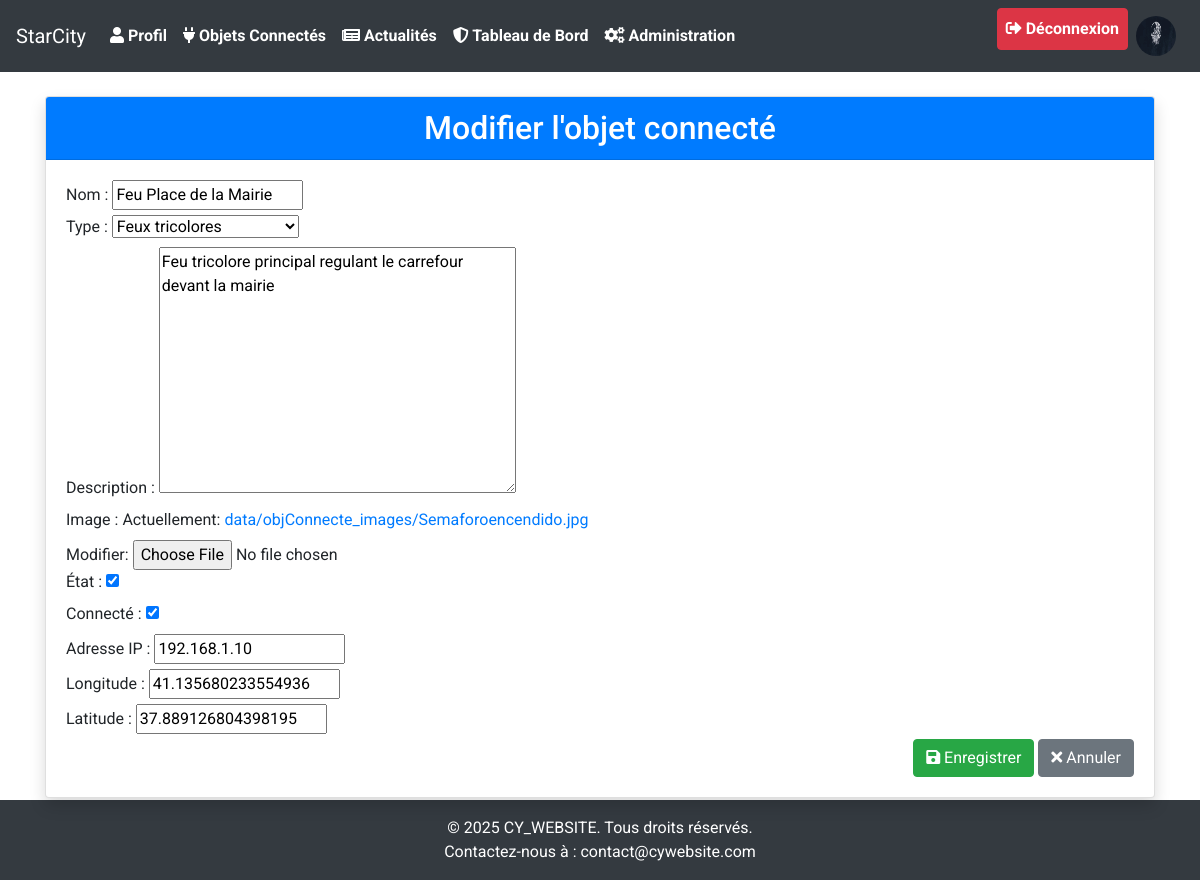
Page /objets_connectés/edit/1/ (signed in) on the committed database.
### news/models.py (models this page shows)
class SiteAppearance(models.Model):
    PRIMARY_COLOR_CHOICES = [
        ('#1e2a47', 'Bleu foncé (défaut)'),
        ('#28a745', 'Vert'),
        ('#dc3545', 'Rouge'),
        ('#ffc107', 'Jaune'),
        ('#17a2b8', 'Bleu clair'),
        ('#6610f2', 'Violet'),
        ('#fd7e14', 'Orange'),
        ('#343a40', 'Noir'),
    ]
    FONT_CHOICES = [
        ('Roboto, sans-serif', 'Roboto (défaut)'),
        ('Arial, sans-serif', 'Arial'),
        ('Helvetica, sans-serif', 'Helvetica'),
        ('Times New Roman, serif', 'Times New Roman'),
        ('Georgia, serif', 'Georgia'),
        ('Courier New, monospace', 'Courier New'),
    ]
    primary_color = models.CharField(max_length=20, choices=PRIMARY_COLOR_CHOICES, default='#1e2a47')
    font_family = models.CharField(max_length=50, choices=FONT_CHOICES, default='Roboto, sans-serif')
    enable_animations = models.BooleanField(default=True)
    site_title = models.CharField(max_length=100, default='StarCity')
    footer_text = models.CharField(max_length=200, default='© 2025 CY_WEBSITE. Tous droits réservés.')
    class Meta:
        verbose_name = "Apparence du site"
        verbose_name_plural = "Apparence du site"
    @classmethod
    def get_current(cls):
        appearance, created = cls.objects.get_or_create(pk=1)
        return appearance

### user/models.py (models this page shows, shortened)
class User(AbstractUser):
    profile_picture = models.ImageField(
        upload_to='data/profile_pictures/',
        blank=True,
        null=True,
        help_text="Téléchargez une image de profil (formats acceptés : JPEG, PNG)."
    )
    groups = models.ManyToManyField(
        'auth.Group',
        related_name='custom_user_set',  # Nom unique pour éviter les conflits
        blank=True
    )
    user_permissions = models.ManyToManyField(
        'auth.Permission',
        related_name='custom_user_permissions_set',  # Nom unique pour éviter les conflits
        blank=True
    )
    XP_LEVEL_CHOICES = [
        ('simple', 'Simple'),
        ('intermediate', 'Intermédiaire'),  # Nouveau niveau ajouté
        ('complex', 'Complexe'),
        ('admin', 'Admin'),
    ]
    xp_level = models.CharField(
        max_length=15,  # Augmentez la longueur pour inclure "intermediate"
        choices=XP_LEVEL_CHOICES,
        default='simple',
        verbose_name="Niveau d'XP"
    )
    date_naissance = models.DateField(
        blank=True,
        null=True,
        help_text="Entrez votre date de naissance (format : DD-MM-YYYY)."
    )
    xp_points = models.IntegerField(default=0)
    login_count = models.IntegerField(default=0, help_text="Nombre de connexions de l'utilisateur.")
    class Meta:
        verbose_name = "Utilisateur"
        verbose_name_plural = "Utilisateurs"
        ordering = ['-date_joined']

### objConnecte/models.py (models this page shows, shortened)
class ObjConnecte(models.Model):
    name = models.CharField(max_length=100, verbose_name='Nom')
    type = models.ForeignKey('Type', on_delete=models.DO_NOTHING, verbose_name='Type')
    description = models.TextField(verbose_name='Description')
    image = models.ImageField(upload_to='data/objConnecte_images/', default='data/objConnecte_images/default.jpg', verbose_name='Image')
    date = models.DateTimeField(auto_now_add=True)
    state = models.BooleanField(default=False, verbose_name='État')
    connected = models.BooleanField(default=False, verbose_name='Connecté')
    attente_technicien = models.BooleanField(default=False, verbose_name='Attente d’un technicien')
    ip = models.GenericIPAddressField(verbose_name='Adresse IP', default='127.0.0.1')
    longitude = models.FloatField(verbose_name='Longitude', default=0.0)
    latitude = models.FloatField(verbose_name='Latitude', default=0.0)
    highlighted = models.BooleanField(default=False, verbose_name="Marqué")
    class Meta:
        verbose_name = 'Objet connecté'
        verbose_name_plural = 'Objets connectés'

class Type(models.Model):
    name = models.CharField(max_length=100, verbose_name='Nom')
    description = models.TextField(verbose_name='Description')
    icon = models.ImageField(upload_to='data/type_images/', default='data/type_images/default.jpg', verbose_name='Icône')
    def __str__(self):
        return self.name
    class Meta:
        verbose_name = 'Type'
        verbose_name_plural = 'Types'

### objConnecte/forms.py
class ObjConnecteForm(forms.ModelForm):
    class Meta:
        model = ObjConnecte
        fields = ['name', 'type', 'description', 'image', 'state', 'connected', 'ip', 'longitude', 'latitude']

### news/context_processors.py (called while the page is built)
def site_appearance(request):
    try:
        return {
            'site_appearance': SiteAppearance.get_current()
        }
    except (OperationalError, ProgrammingError):
        class DefaultAppearance:
            primary_color = '#1e2a47'
            font_family = 'Roboto, sans-serif'
            enable_animations = True
            site_title = 'StarCity'
            footer_text = '© 2025 CY_WEBSITE. Tous droits réservés.'
        return {
            'site_appearance': DefaultAppearance()
        }

### objConnecte/views.py (called while the page is built)
@login_required
def edit_object(request, id):
    obj = get_object_or_404(ObjConnecte, id=id)
    if request.method == 'POST':
        form = ObjConnecteForm(request.POST, instance=obj)
        if form.is_valid():
            form.save()
            UserActionLog.objects.create(user=request.user, action=f"a modifié l'objet connecté '{obj.name}'.")
            messages.success(request, "L'objet a été modifié avec succès.")
            return redirect('objConnecte:objets')
    else:
        form = ObjConnecteForm(instance=obj)
    return render(request, 'objConnecte/edit_object.html', {'form': form, 'object': obj})

### objConnecte/templates/objConnecte/edit_object.html (shortened to what this page needs)
{% extends 'cyWebsite/base.html' %}
{% block content %}
<div class="container mt-4">
    <div class="card shadow">
        <div class="card-header bg-primary text-white">
            <h2 class="mb-0 text-center">Modifier l'objet connecté</h2>
        </div>
        <div class="card-body">
            <form method="post" enctype="multipart/form-data">
                {{ form.as_p }}
                <div class="text-right">
                    <button type="submit" class="btn btn-success"><i class="fas fa-save"></i> Enregistrer</button>
                    <a href="{% url 'objConnecte:objets' %}" class="btn btn-secondary"><i class="fas fa-times"></i> Annuler</a>
                </div>
            </form>
        </div>
    </div>
</div>
{% endblock %}

### cyWebsite/templates/cyWebsite/base.html (shortened to what this page needs)
{% load static %}
<!DOCTYPE html>
<html lang="fr">
<head>
    <link rel="stylesheet" href="https://stackpath.bootstrapcdn.com/bootstrap/4.5.2/css/bootstrap.min.css">
    <link rel="stylesheet" href="{% static 'styles.css' %}">
    <link rel="stylesheet" href="https://cdnjs.cloudflare.com/ajax/libs/font-awesome/5.15.4/css/all.min.css">
    <link rel="stylesheet" href="https://unpkg.com/leaflet@1.9.4/dist/leaflet.css" />
</head>
<body>
<div class="wrapper">
    <nav class="navbar navbar-expand-lg navbar-dark">
        <a class="navbar-brand" href="{% url 'index' %}">{{ site_appearance.site_title }}</a>
        <div class="collapse navbar-collapse" id="navbarNav">
            <ul class="navbar-nav">
                {% if user.is_authenticated %}
                <li class="nav-item"><a class="nav-link" href="{% url 'news:visualisation' %}"><i class="fas fa-user"></i> Profil</a></li>
                <li class="nav-item"><a class="nav-link" href="{% url 'objConnecte:obj-index' %}"><i class="fas fa-plug"></i> Objets Connectés</a></li>
                <li class="nav-item"><a class="nav-link" href="{% url 'news:index' %}"><i class="fas fa-newspaper"></i> Actualités</a></li>
                {% endif %}
                {% if user.is_authenticated and user.xp_level == 'admin' %}
                    <li class="nav-item"><a class="nav-link" href="{% url 'news:administration' %}"><i class="fas fa-shield-alt"></i> Tableau de Bord</a></li>
                    <li class="nav-item"><a class="nav-link" href="/admin/"><i class="fas fa-cogs"></i> Administration</a></li>
                {% endif %}
            </ul>
            <ul class="navbar-nav ml-auto">
                {% if user.is_authenticated %}
                <li class="nav-item">
                    <a class="nav-link btn btn-danger text-white" href="{% url 'user:logout' %}"><i class="fas fa-sign-out-alt"></i> Déconnexion</a>
                </li>
                <li class="nav-item">
                    <a class="nav-link" href="{% url 'user:update_user' %}">
                        <img src="{% if user.profile_picture %}{{ user.profile_picture.url }}{% else %}{% static 'default_profile.png' %}{% endif %}" alt="Profile Picture" class="rounded-circle" style="width: 40px; height: 40px;">
                    </a>
                </li>
                {% endif %}
            </ul>
        </div>
    </nav>
        {% block content %}
        {% endblock %}
</div>
    <footer class="bg-dark text-center text-white py-3">
        <p>{{ site_appearance.footer_text }}</p>
        <p>Contactez-nous à : <a href="mailto:contact@cywebsite.com" class="text-white">contact@cywebsite.com</a></p>
    </footer>
</body>
</html>

### cyWebsite/static/styles.css (style rules this page uses)
body { font-family: 'Montserrat',Arial, sans-serif; margin: 0; padding: 0; }
p { margin-top: 0; margin-bottom: 0rem; }
.navbar-nav .nav-link { font-weight: bold; }
.card { box-shadow: 0 0 10px rgba(0, 0, 0, 0.1); }

### rows in the picture
SiteAppearance: site_title "StarCity", footer_text "© 2025 CY_WEBSITE. Tous droits réservés."
User: profile_picture (picture)
ObjConnecte: name "Feu Place de la Mairie", type "Feux tricolores", description "Feu tricolore principal regulant le carrefour devant la mairie", state "☑", connected "☑", ip "192.168.1.10", longitude "41.135680233554936", latitude "37.889126804398195"
